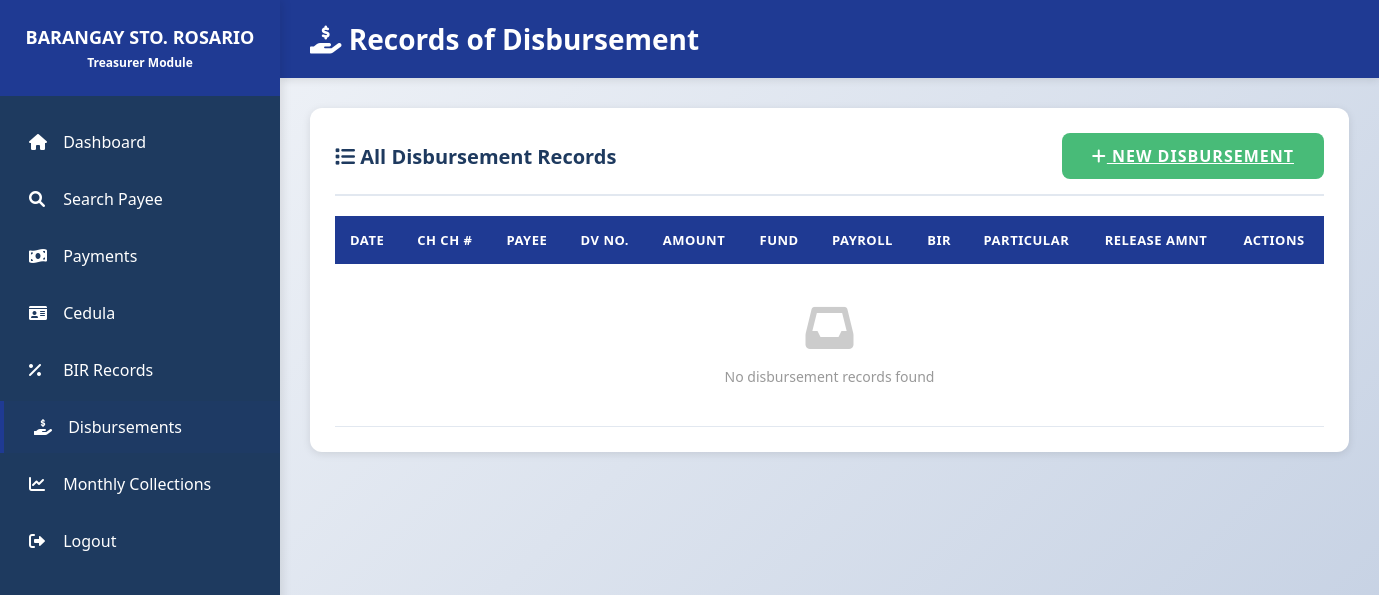
Before: /treasurer/disbursement/list.php (signed in) with the older database file.
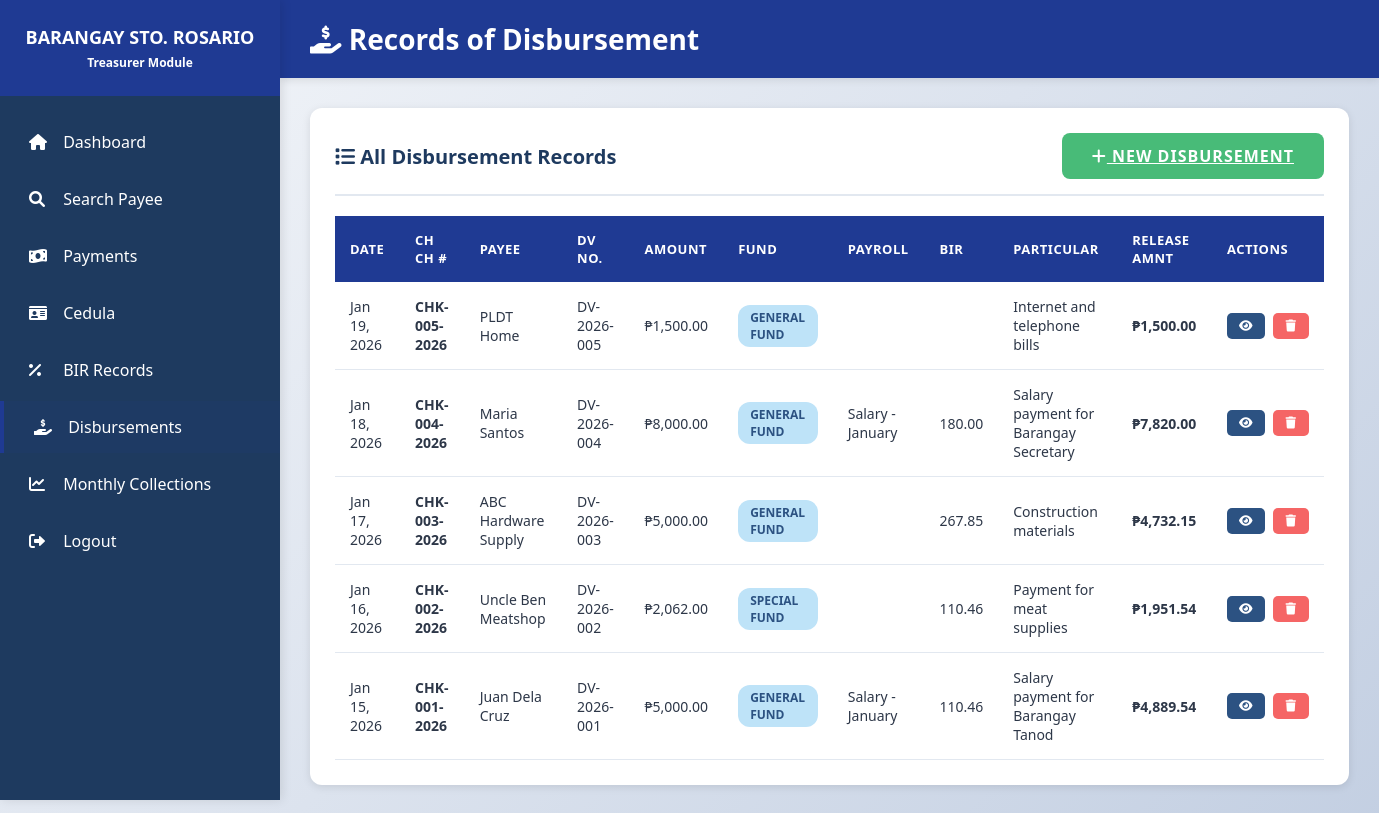
After: the same page with the newer database file.
### tables this page shows
CREATE TABLE IF NOT EXISTS disbursements (
    id INT AUTO_INCREMENT PRIMARY KEY,
    disburse_date DATE NOT NULL,
    check_no VARCHAR(50) NOT NULL,
    payee VARCHAR(150) NOT NULL,
    dv_no VARCHAR(50) NOT NULL,
    amount DECIMAL(12, 2) NOT NULL,
    fund VARCHAR(100),
    payroll VARCHAR(100),
    bir VARCHAR(100),
    purpose TEXT NOT NULL,
    release_amount DECIMAL(12, 2) NOT NULL,
    remarks TEXT,
    processed_by INT,
    created_at TIMESTAMP DEFAULT CURRENT_TIMESTAMP,
    FOREIGN KEY (processed_by) REFERENCES users(id) ON DELETE SET NULL
);

### treasurer/disbursement/list.php (the view, shortened to what the changed rows need)
<?php
include "../../config/database.php";
$result = $conn->query("SELECT * FROM disbursements ORDER BY disburse_date DESC, id DESC");
?>
<!DOCTYPE html>
<html lang="en">
<head>
    <link rel="stylesheet" href="../../assets/css/style.css">
    <link rel="stylesheet" href="https://cdnjs.cloudflare.com/ajax/libs/font-awesome/6.0.0/css/all.min.css">
</head>
<body>
    <div class="dashboard-container">
        <aside class="sidebar">
            <div class="sidebar-header">
                <h2>BARANGAY STO. ROSARIO</h2>
            </div>
        </aside>
        <main class="main-content">
            <div class="content-header">
                <h1><i class="fas fa-hand-holding-usd"></i> Records of Disbursement</h1>
            </div>
            <div class="content-body">
                <div class="card">
                    <div class="table-responsive">
                        <table>
                            <thead>
                                <tr>
                                    <th>Date</th>
                                    <th>CH CH #</th>
                                    <th>Payee</th>
                                    <th>DV No.</th>
                                    <th>Amount</th>
                                    <th>Fund</th>
                                    <th>Payroll</th>
                                    <th>BIR</th>
                                    <th>Particular</th>
                                    <th>Release Amnt</th>
                                    <th>Actions</th>
                                </tr>
                            </thead>
                            <tbody>
                                <?php if ($result->num_rows > 0): ?>
                                <?php while ($row = $result->fetch_assoc()): ?>
                                <tr>
                                    <td><?= date('M d, Y', strtotime($row['disburse_date'])) ?>
                                    </td>
                                    <td><strong><?= htmlspecialchars($row['check_no']) ?></strong>
                                    </td>
                                    <td><?= htmlspecialchars($row['payee']) ?>
                                    </td>
                                    <td><?= htmlspecialchars($row['dv_no']) ?>
                                    </td>
                                    <td>₱<?= number_format($row['amount'], 2) ?>
                                    </td>
                                    <td><span
                                            class="badge badge-info"><?= htmlspecialchars($row['fund'] ?? 'N/A') ?></span>
                                    </td>
                                    <td><?= htmlspecialchars($row['payroll'] ?? 'N/A') ?>
                                    </td>
                                    <td><?= htmlspecialchars($row['bir'] ?? 'N/A') ?>
                                    </td>
                                    <td><?= htmlspecialchars($row['purpose']) ?>
                                    </td>
                                    <td><strong>₱<?= number_format($row['release_amount'], 2) ?></strong>
                                    </td>
                                    <td>
                                        <div class="action-buttons">
                                            <button class="btn btn-sm btn-secondary"
                                                onclick="viewDisbursement(<?= $row['id'] ?>)">
                                                <i class="fas fa-eye"></i>
                                            </button>
                                            <button class="btn btn-sm btn-danger"
                                                onclick="deleteDisbursement(<?= $row['id'] ?>)">
                                                <i class="fas fa-trash"></i>
                                            </button>
                                        </div>
                                    </td>
                                </tr>
                                <?php endwhile; ?>
                                <?php else: ?>
                                <tr>
                                    <td colspan="11" style="text-align: center; padding: 40px;">
                                        <i class="fas fa-inbox" style="font-size: 48px; color: #ccc;"></i>
                                        <p style="margin-top: 15px; color: #999;">No disbursement records found</p>
                                    </td>
                                </tr>
                                <?php endif; ?>
                            </tbody>
                        </table>
                    </div>
                </div>
            </div>
        </main>
    </div>
</body>
</html>

Changed rows visible on the page:
added disbursements: disburse_date "Jan 19, 2026", check_no "CHK-005-2026", payee "PLDT Home", dv_no "DV-2026-005", amount "1,500.00", fund "GENERAL FUND", purpose "Internet and telephone bills", release_amount "1,500.00"
added disbursements: disburse_date "Jan 18, 2026", check_no "CHK-004-2026", payee "Maria Santos", dv_no "DV-2026-004", amount "8,000.00", fund "GENERAL FUND", payroll "Salary - January", bir "180.00", purpose "Salary payment for Barangay Secretary", release_amount "7,820.00"
added disbursements: disburse_date "Jan 17, 2026", check_no "CHK-003-2026", payee "ABC Hardware Supply", dv_no "DV-2026-003", amount "5,000.00", fund "GENERAL FUND", bir "267.85", purpose "Construction materials", release_amount "4,732.15"
added disbursements: disburse_date "Jan 16, 2026", check_no "CHK-002-2026", payee "Uncle Ben Meatshop", dv_no "DV-2026-002", amount "2,062.00", fund "SPECIAL FUND", bir "110.46", purpose "Payment for meat supplies", release_amount "1,951.54"
added disbursements: disburse_date "Jan 15, 2026", check_no "CHK-001-2026", payee "Juan Dela Cruz", dv_no "DV-2026-001", amount "5,000.00", fund "GENERAL FUND", payroll "Salary - January", bir "110.46", purpose "Salary payment for Barangay Tanod", release_amount "4,889.54"
Other visible differences:
text no longer shown: "No disbursement records found"
